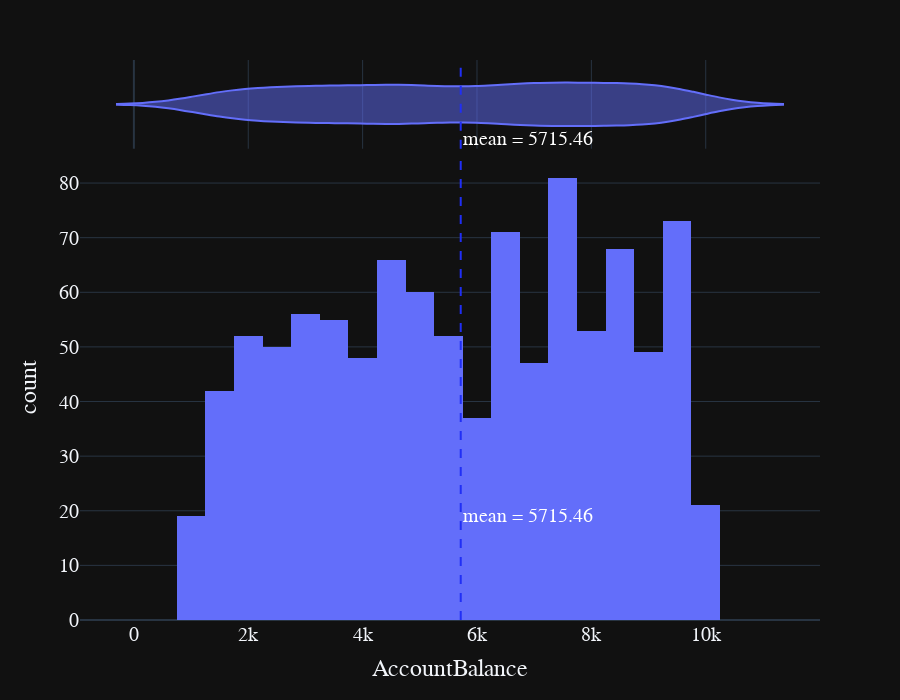

The notebook cell this image was saved under:
### Markdown cell above
### Account Balance

### Code cell
px.histogram(temp,x="AccountBalance",marginal="violin",height=700).add_vline(x=temp.AccountBalance.mean(),line=dict(dash="dash",color="#202ff5"),annotation=dict(text=f"mean = {temp.AccountBalance.mean():.2f}",y=0.25,font=dict(color="#ffffff",size=20),align="center"))

### Figure 1 — Plotly figure (JSON) as saved in the notebook; plotly's stock layout.template omitted (floating-point values rounded to 4 significant figures; data arrays with more than 128 entries replaced by an {"elided": "..."} marker saying what was removed)
{"data": [{"alignmentgroup": "True", "bingroup": "x", "hovertemplate": "AccountBalance=%{x}<br>count=%{y}<extra></extra>", "legendgroup": "", "marker": {"color": "#636efa", "pattern": {"shape": ""}}, "name": "", "offsetgroup": "", "orientation": "v", "showlegend": false, "type": "histogram", "x": {"elided": "1000 float values"}, "xaxis": "x", "yaxis": "y"}, {"alignmentgroup": "True", "hovertemplate": "AccountBalance=%{x}<extra></extra>", "legendgroup": "", "marker": {"color": "#636efa"}, "name": "", "offsetgroup": "", "scalegroup": "x", "showlegend": false, "type": "violin", "x": {"elided": "1000 float values"}, "xaxis": "x2", "yaxis": "y2"}], "layout": {"annotations": [{"align": "center", "font": {"color": "#ffffff", "size": 20}, "showarrow": false, "text": "mean = 5715.46", "x": 5715.0, "xanchor": "left", "xref": "x", "y": 0.25, "yanchor": "top", "yref": "y domain"}, {"align": "center", "font": {"color": "#ffffff", "size": 20}, "showarrow": false, "text": "mean = 5715.46", "x": 5715.0, "xanchor": "left", "xref": "x2", "y": 0.25, "yanchor": "top", "yref": "y2 domain"}], "barmode": "relative", "height": 700, "legend": {"tracegroupgap": 0}, "margin": {"t": 60}, "shapes": [{"line": {"color": "#202ff5", "dash": "dash"}, "type": "line", "x0": 5715.0, "x1": 5715.0, "xref": "x", "y0": 0, "y1": 1, "yref": "y domain"}, {"line": {"color": "#202ff5", "dash": "dash"}, "type": "line", "x0": 5715.0, "x1": 5715.0, "xref": "x2", "y0": 0, "y1": 1, "yref": "y2 domain"}], "xaxis": {"anchor": "y", "domain": [0, 1], "title": {"text": "AccountBalance"}}, "xaxis2": {"anchor": "y2", "domain": [0, 1], "matches": "x", "showgrid": true, "showticklabels": false}, "yaxis": {"anchor": "x", "domain": [0, 0.8316], "title": {"text": "count"}}, "yaxis2": {"anchor": "x2", "domain": [0.8416, 1], "matches": "y2", "showgrid": false, "showline": false, "showticklabels": false, "ticks": ""}}}
